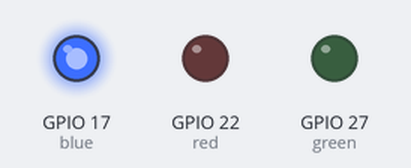
A program run on a simulated Raspberry Pi (BCM pin numbers). On the bench: output pins drawn as LEDs (lit = HIGH). Web requests get an empty 200 reply after 0.4 s.

Above: at 0.2 s.
Timing chart, 0 to 1.9 s (numbered marks = the images above):
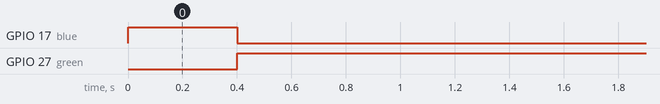

Measured:
- by itself, GPIO 17 (blue): LOW → HIGH at 0.00 s, → LOW 0.40 s later
- by itself, GPIO 27 (green): LOW → HIGH at 0.40 s

The program:

stockchecker.py
```python
import requests
from gpiozero import LED
from time import sleep

RED = 22
GREEN = 27
BLUE = 17
INTERVAL_S = 5*60
UDM_URL = 'https://store.ui.com/products/udm-pro'
NEEDLE = '<span class="text">Sold Out</span>'

def fetch_contents() -> str:
	request = requests.get(UDM_URL, headers={'Connection':'close'})
	return request.text

def check_stock(contents: str) -> bool:
	return NEEDLE in contents

def main():
	red = LED(RED)
	green = LED(GREEN)
	blue = LED(BLUE)
	while True:
		red.off()
		green.off()
		blue.on()
		sold_out = check_stock(fetch_contents())
		blue.off()
		if sold_out:
			red.on()
		else:
			green.on()
		sleep(INTERVAL_S)
if __name__ == '__main__':
	main()
```
